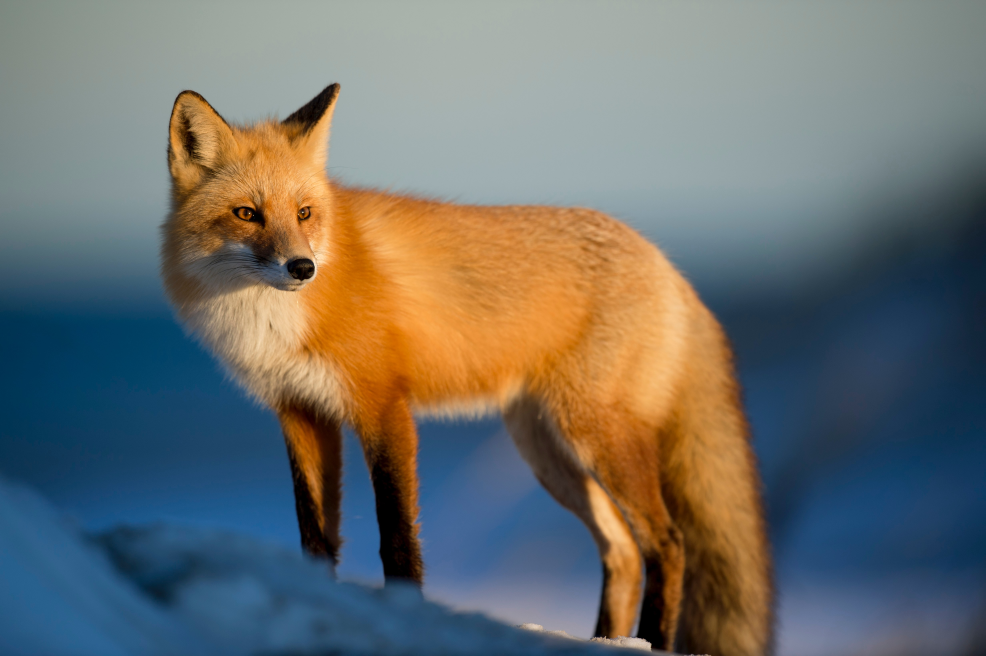
#> input picture openCv/assets/dviv.jpg, 4928 x 3280 px, found by its file name (shown at 1/5 size)
$ python transformations.py
#> lines starting #> are read from the running program, lines starting #| are printed output that depends on the picture
from gettext import translation
from turtle import down, left, right, up
import cv2 as cv
from cv2 import INTER_CUBIC
import numpy as np

img = cv.imread("assets/dviv.jpg")
#> img is the input picture: shape (3280, 4928, 3); mean B, G, R 107, 110.9, 109.3
img = cv.resize(img, (500, 500), interpolation=INTER_CUBIC)
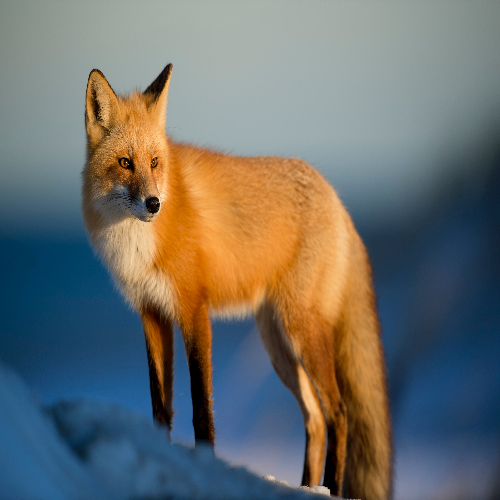
#> img: shape (500, 500, 3); mean B, G, R 107, 110.9, 109.3
cv.imshow("original images", img)


# translation
def translate(src, x, y):
    transMat = np.float32([[1, 0, x], [0, 1, y]])
    dimension = (src.shape[0], src.shape[1])
    return cv.warpAffine(src, transMat, dimension)


# -x ->left
# -y ->up
#  x ->right
#  y ->down
# translated = translate(img, -100, 10)
# cv.imshow("translated image", translated)

# image rotation
def rotate(src, angle, rotpoint=None):
    (height, width) = src.shape[0:2]
    if rotpoint is None:
        rotpoint = (width // 2, height // 2)

    rotMat = cv.getRotationMatrix2D(rotpoint, angle, 1.0)
    dimension = (width, height)

    return cv.warpAffine(src, rotMat, dimension)

# [14 lines of commented-out code are left out]
croped=img[100:360,100:378]
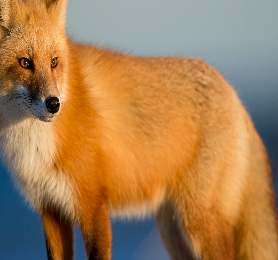
#> croped: shape (260, 278, 3); mean B, G, R 84.1, 127.7, 167.7
cv.imshow("croped img ",croped)

cv.waitKey(0)

$ run again, with openCv/assets/flower garden.jpg copied over openCv/assets/dviv.jpg
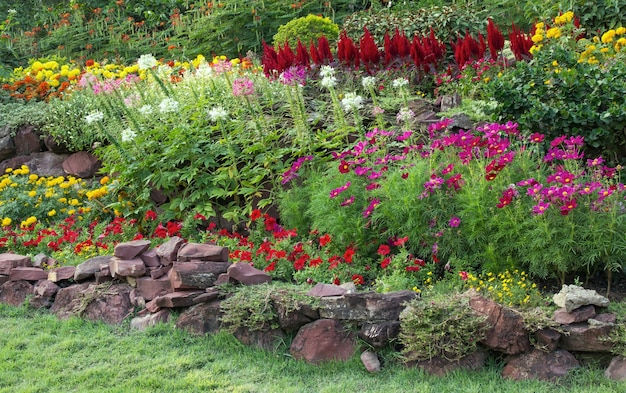
#> input picture openCv/assets/flower garden.jpg, 626 x 393 px, found by its file name
#> img is the input picture: shape (393, 626, 3); mean B, G, R 74.3, 110.7, 104.8
#> `img = cv.resize(img, (500, 500), interpolation=INTER_CUBIC)`:
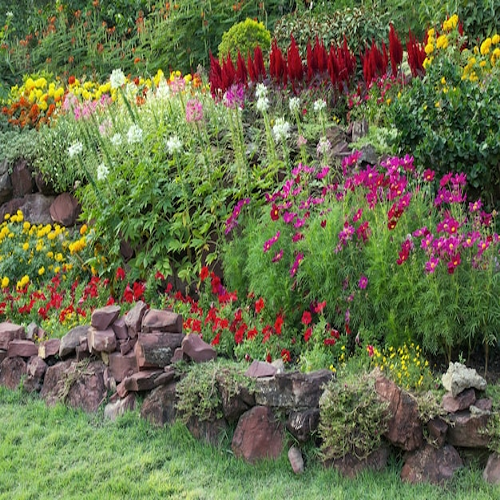
#> img: shape (500, 500, 3); mean B, G, R 74.3, 110.7, 104.8
#> `croped=img[100:360,100:378]`:
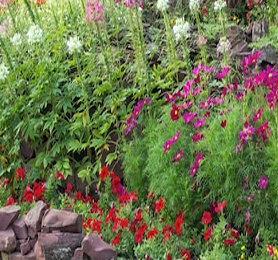
#> croped: shape (260, 278, 3); mean B, G, R 75, 114.7, 108.4
